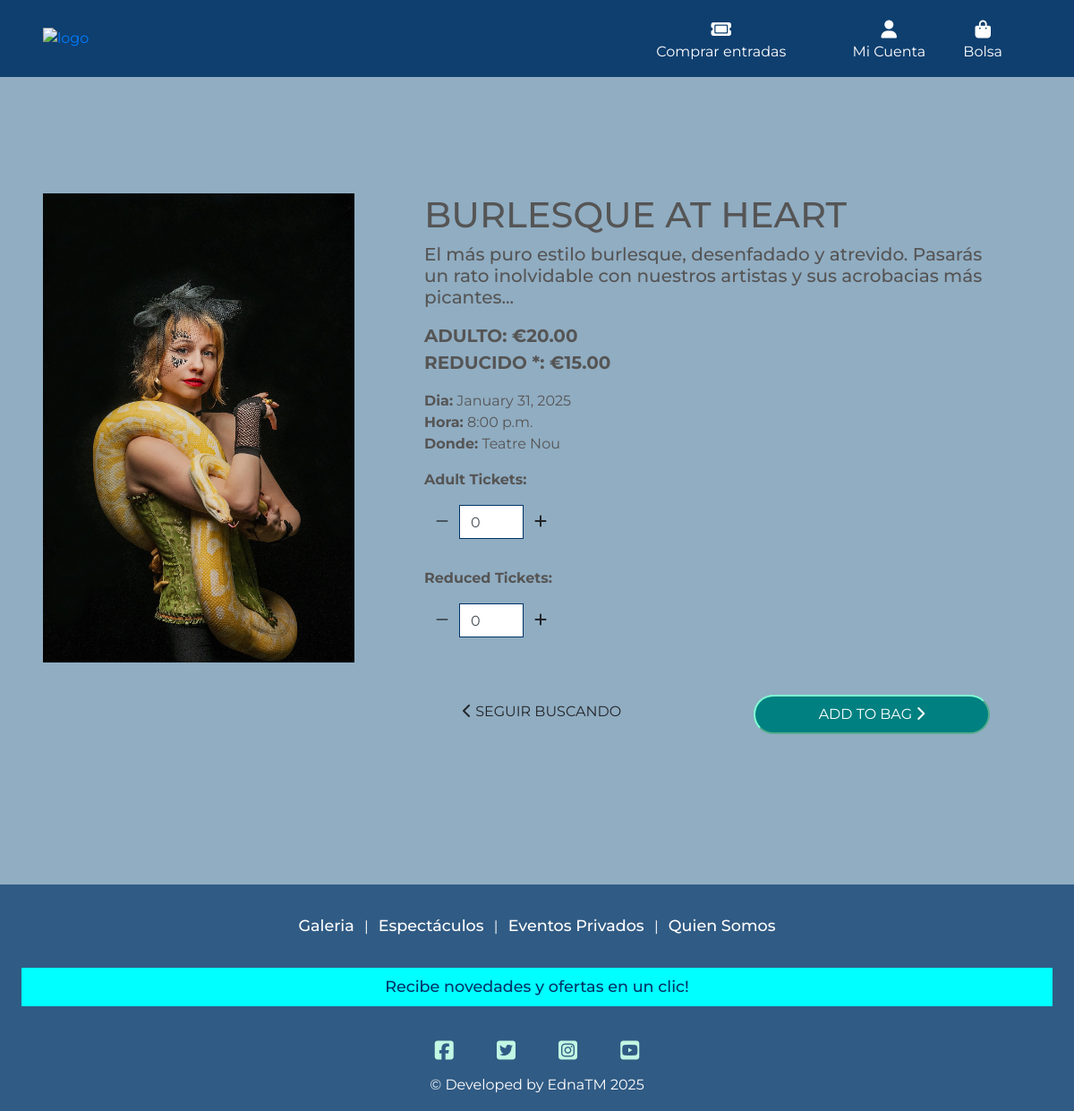
Page /shows/1/ on the committed database.
### shows/models.py (models this page shows, shortened)
class Show(models.Model):
    id = models.IntegerField(primary_key=True, unique=True, editable=False)
    name = models.CharField(max_length=200, help_text="Name of the show")
    description = models.TextField(blank=True, null=True)
    location = models.CharField(max_length=200, help_text="Location of the show")
    time = models.DateTimeField(help_text="Date and time of the show")
    duration = models.DurationField(help_text="Duration of the show (HH:MM:SS)")
    image = models.ImageField(upload_to='shows/images/', help_text="Image representing the show", blank=True, null=True)
    total_seats = models.PositiveIntegerField(help_text="Total number of seats available")
    remaining_seats = models.PositiveIntegerField(help_text="Number of seats still available")
    price_per_seat_adult = models.DecimalField(
        max_digits=5,
        decimal_places=2,
        default=Decimal('20.00'),
        help_text="Price per seat for adults",
    )
    price_per_seat_reduction = models.DecimalField(
        max_digits=5,
        decimal_places=2,
        default=Decimal('15.00'),
        help_text="Price per seat with a reduction"
    )

### shows/views.py (the view)
# urls.py: path('<int:show_id>/', views.show_details, name= 'show_details'),
def show_details(request, show_id):
    show = get_object_or_404(Show, id=show_id)
    return render(request, 'shows/show_details.html', {'show': show})

### shows/templates/shows/show_details.html (shortened to what this page needs)
{% extends "base.html" %}
{% load static %}
{% block content %}
<div id="show-details" class="container-fluid">
    <div class="overlay"></div>
    <div class="row">
        <div class="col-12 col-md-6 col-lg-4 pffset-lg-2">
            <div class="image-container my-5">
                {% if show.image %}
                <a href="{{ show.image.url }}" target="_blank" aria-label="see image in full size in a new tab">
                    <img class="img-details img-fluid" src="{{ show.image.url }}" alt="{{ show.name }}">
                </a>
                {% else %}
                <img class="img-details img-fluid" src="{{ MEDIA_URL }}noimage.png" alt="{{ show.name }}">
                {% endif %}
            </div>
        </div>
        <div class="col-12 col-md-10 col-lg-7 ml-lg-5">
            <div class="product-details-container mb-5 mt-md-5">
                <h1 class="mb-2 eg-title text-uppercase">{{ show.name }}</h1>
                {% if show.description %}
                <h5 class="mb-2 eg-title">{{ show.description }}</h5>
                {% endif %}
                <p class="lead mb-0 mt-3 text-left font-weight-bold text-uppercase">adulto: €{{ show.price_per_seat_adult }}</p>
                <p class="lead mb-0 text-left font-weight-bold text-uppercase">reducido *: €{{ show.price_per_seat_reduction }}</p>
                <p class="mb-0 mt-3">
                    <strong>Dia:</strong> {{ show.time|date:"F j, Y" }}<br>
                    <strong>Hora:</strong> {{ show.time|date:"g:i a" }}
                </p>
                <p class="mb-0"><strong>Donde:</strong> {{ show.location }}</p>
                <form class="form" action="{% url 'bag:add_to_bag' show.id %}" method="POST">
                    <div class="form-row">
                        <div class="col-12">
                            <p class="mt-3"><strong>Adult Tickets:</strong></p>
                            <div class="form-group ticket-qty">
                                <div class="input-group">
                                    <div class="input-group-prepend">
                                        <button class="decrement-qty btn btn-black rounded-0"
                                            data-item_id="{{ show.id }}"
                                            id="decrement-qty-adult_{{ show.id }}"
                                            aria-label="decrement quantity of adult tickets">
                                            <span class="icon"><i class="fas fa-minus"></i></span>
                                        </button>
                                    </div>
                                    <input class="form-control qty_input qty-input"
                                        type="number" name="quantity_adult"
                                        value="0" min="0" max="99"
                                        data-item_id="{{ show.id }}"
                                        id="id_qty_adult_{{ show.id }}"
                                        aria-label="number of adult tickets">
                                    <div class="input-group-append">
                                        <button class="increment-qty btn btn-black rounded-0"
                                            data-item_id="{{ show.id }}"
                                            id="increment-qty-adult_{{ show.id }}"
                                            aria-label="increment quantity of adult tickets">
                                            <span class="icon"><i class="fas fa-plus"></i></span>
                                        </button>
                                    </div>
                                </div>
                            </div>
                        </div>
                        <div class="col-12">
                            <p class="mt-3"><strong>Reduced Tickets:</strong></p>
                            <div class="form-group ticket-qty">
                                <div class="input-group">
                                    <div class="input-group-prepend">
                                        <button class="decrement-qty btn btn-black rounded-0"
                                            data-item_id="{{ show.id }}"
                                            id="decrement-qty-reduced_{{ show.id }}"
                                            aria-label="decrement quantity of reduced tickets">
                                            <span class="icon"><i class="fas fa-minus"></i></span>
                                        </button>
                                    </div>
                                    <input class="form-control qty_input qty-input"
                                        type="number" name="quantity_reduced"
                                        value="0" min="0" max="99"
                                        data-item_id="{{ show.id }}"
                                        id="id_qty_reduced_{{ show.id }}"
                                        aria-label="number of reduced tickets">
                                    <div class="input-group-append">
                                        <button class="increment-qty btn btn-black rounded-0"
                                            data-item_id="{{ show.id }}"
                                            id="increment-qty-reduced_{{ show.id }}"
                                            aria-label="increment quantity of reduced tickets">
                                            <span class="icon"><i class="fas fa-plus"></i></span>
                                        </button>
                                    </div>
                                </div>
                            </div>
                        </div>
                        <div class="col d-flex flex-wrap justify-content-between">
                            <button type="submit" class="col-12 col-sm-5 btn btn-custom-teal rounded-pill text-uppercase mt-5 order-1 order-sm-2">
                                Add to Bag
                                <span class="icon"><i class="fas fa-chevron-right"></i></span>
                            </button>
                            <a href="{% url 'shows:show_list' %}" class="col-12 col-sm-5 btn btn-custom rounded-pill mt-5 order-2 order-sm-1" aria-label="return to list of shows">
                                <span class="icon"><i class="fas fa-chevron-left"></i></span>
                                <span class="text-uppercase">Seguir Buscando</span>
                            </a>
                        </div>
                    </div>
                </form>
            </div>
        </div>
    </div>
</div>
{% endblock %}

### static/css/base.css (style rules this page uses)
*, *::before, *::after { box-sizing: border-box; }
body { background: url('/media/chica_telas_circo.jpg') no-repeat center center fixed; background-size: cover; color: #555; font-family: "Montserrat", sans-serif; padding: 0 !important; display: flex; flex-direction: column; }
a { text-decoration: none !important; }
.overlay { height: 100%; width: 100%; top: 0; left: 0; position: fixed; background: rgba(240, 255, 255, 0.9); z-index: -1; }
.btn-add-event, .btn-custom-teal { width: 100%; max-width: 320px; background: teal; color: white; text-transform: uppercase; padding: 0.5rem 1rem; border: outset 2px aquamarine; transition: color .15s ease-in-out,background-color .15s ease-in-out,border-color .15s ease-in-out,box-shadow .15s ease-in-out; }
#show-details, #show_list { padding-left: 3rem !important; padding-right: 3rem !important; margin-top: 120px; }
.ticket-qty { max-width: 150px; }
.btn-custom { max-width: 320px; }
.form-group input:not([type='checkbox']), .form-group input:not([class='qty-input']), .form-group textarea, .allauth-form-inner-content input:not([type='checkbox']) { border-color: #003366; border-radius: 5px; }

### rows in the picture
Show: image (picture), name "BURLESQUE AT HEART", description "El más puro estilo burlesque, desenfadado y atrevido. Pasarás un rato inolvidable con nuestros artistas y sus acrobacias más picantes...", price_per_seat_adult "20.00", price_per_seat_reduction "15.00", time "January 31, 2025", time "8:00 p.m.", location "Teatre Nou"
